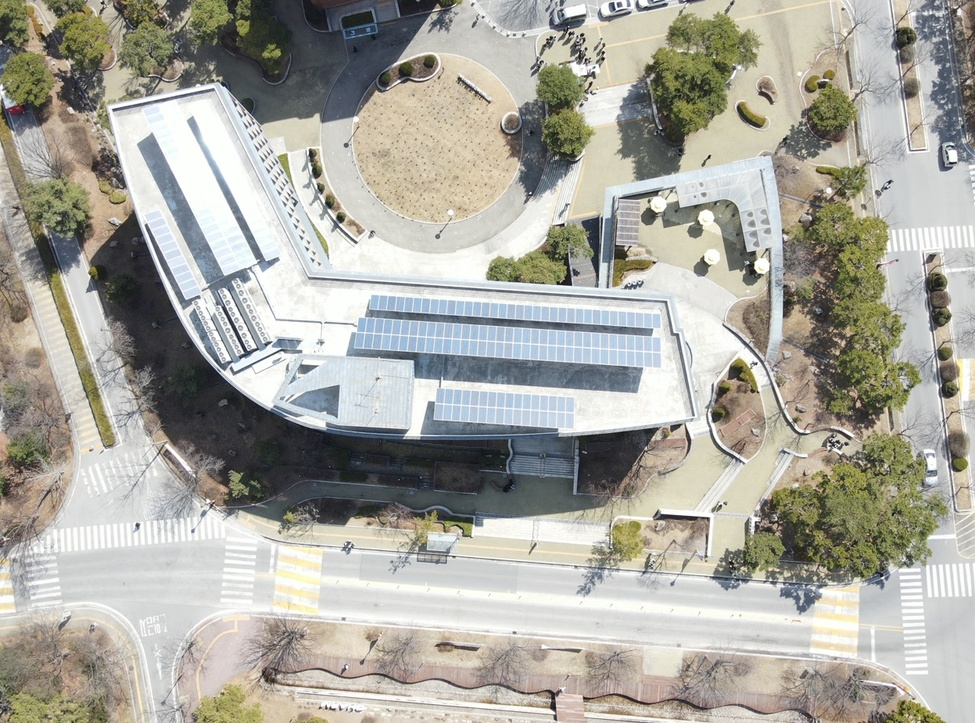
#> input picture lo2.jpg, 975 x 723 px, shrunk from 1247 x 925 before the run, given in place of map.jpg, which was not available
$ python -i my.py   (imports and definitions only)
#> lines starting #> are read from the running program, lines starting #| are printed output that depends on the picture; pictures that were not available may be replaced by others from this repository, and a replacement may not be noted
import cv2
import numpy as np

def my(image_path):
    # 이미지 읽어오기

#> called with image_path = 'lo2.jpg'
    img1 = cv2.imread('map.jpg')
#> img1 is the input picture: shape (723, 975, 3); mean B, G, R 159.3, 168.2, 169.5
    img2 = cv2.imread(image_path)

    # SIFT 검출기 생성
    sift = cv2.SIFT_create()

    # 특징점 검출 및 기술자 계산
    kp1, des1 = sift.detectAndCompute(cv2.cvtColor(img1, cv2.COLOR_BGR2GRAY), None)
#> kp1 = 6097 keypoints; strongest (x, y, size): (709, 157, 2.2), (582, 35, 2.4), (603, 53, 1.9), (586, 49, 1.9)
    kp2, des2 = sift.detectAndCompute(cv2.cvtColor(img2, cv2.COLOR_BGR2GRAY), None)
#> kp2 has the same summary as kp1

    # BFMatcher 객체 생성 및 매칭 수행
    bf = cv2.BFMatcher()
    matches = bf.match(des1, des2)
#> matches = 6097 matches

    # 매칭 결과를 거리 기준으로 오름차순 정렬
    matches = sorted(matches, key=lambda x: x.distance)

    # 좋은 매칭 결과만 선택
    good_matches = matches[:40]
#> good_matches = 40 matches

    # 좋은 매칭 결과 시각화
    result = cv2.drawMatches(img1, kp1, img2, kp2, good_matches, None, flags=2)
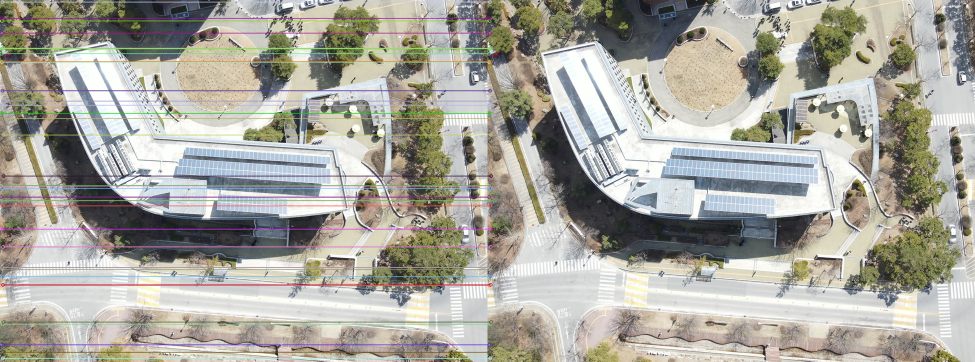
#> result: shape (723, 1950, 3) (shown at 1/2 size); mean B, G, R 158.7, 167.2, 168.9

    # 좋은 매칭 결과 중심 좌표 계산
    points1 = np.zeros((len(good_matches), 2), dtype=np.float32)
#> points1 = 40 pairs, first value 0 to 0, second value 0 to 0
    points2 = np.zeros((len(good_matches), 2), dtype=np.float32)
#> points2 = 40 pairs, first value 0 to 0, second value 0 to 0
    for i, match in enumerate(good_matches):
        points1[i, :] = kp1[match.queryIdx].pt
        points2[i, :] = kp2[match.trainIdx].pt
#> this loop made 40 passes
#> after the loop, points1 = 40 pairs, first value 2.52 to 6.66, second value 3.61 to 716.4; points2 has the same summary as points1
    M, _ = cv2.findHomography(points2, points1, cv2.RANSAC, 5.0)
#> M = [[1, 2.24e-18, -5.66e-15], [5.86e-14, 1, -3.23e-13], [1.52e-16, 2.37e-19, 1]]
    h, w, _ = img2.shape
#> h = 723; w = 975
    pts = np.float32([[0, 0], [0, h - 1], [w - 1, h - 1], [w - 1, 0]]).reshape(-1, 1, 2)
#> pts = [[0, 0], [0, 722], [974, 722], [974, 0]]
    dst = cv2.perspectiveTransform(pts, M)
#> dst = [[-5.66e-15, -3.23e-13], [-4.04e-15, 722], [974, 722], [974, 5.68e-11]]
    dst_x = dst[:,:,0].mean()
#> dst_x = 487
    dst_y = dst[:,:,1].mean()
#> dst_y = 361

    # 가운데 좌표값을 지도 이미지에 표시
    cv2.circle(img1, (int(dst_x), int(dst_y)), 10, (0, 0, 255), -1)

    # 좌표값도 함께 출력
    cv2.putText(img1, f"({int(dst_x)}, {int(dst_y)})", (int(dst_x), int(dst_y) - 20), cv2.FONT_HERSHEY_SIMPLEX, 1, (0, 0, 255), 2)
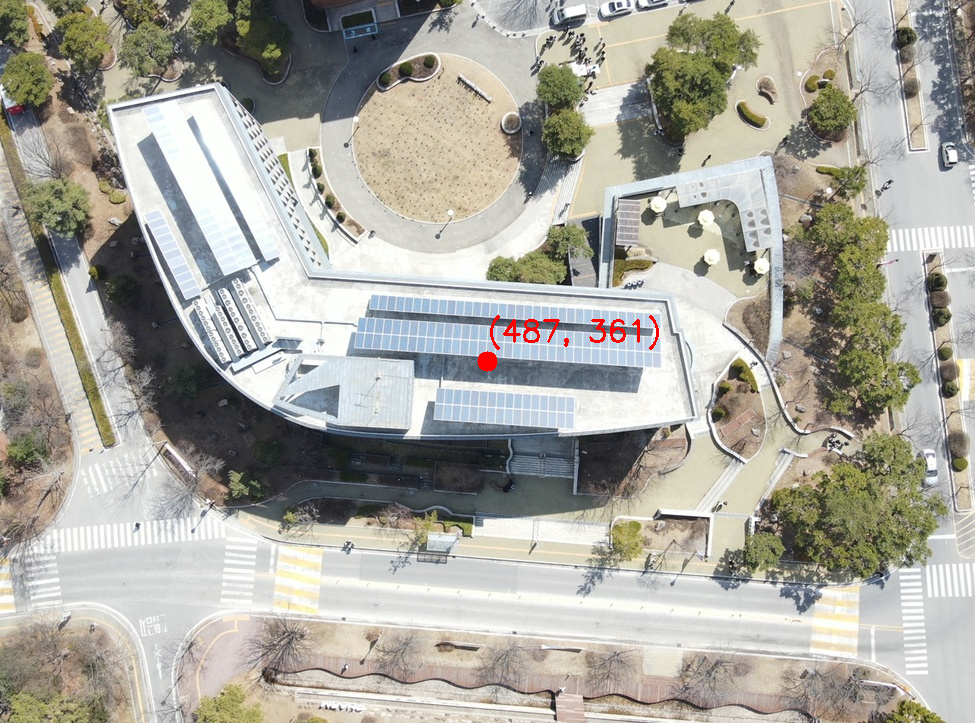
#> img1: shape (723, 975, 3); mean B, G, R 158.9, 167.8, 169.7

    # 결과 출력
    cv2.imshow('result', result)
    key = cv2.waitKey()
#> (key Esc is pressed here)
    if key == 27:
        cv2.imshow('map with center', img1)
        cv2.waitKey()

>>> result = my('lo2.jpg')

$ run again, on lo4.jpg
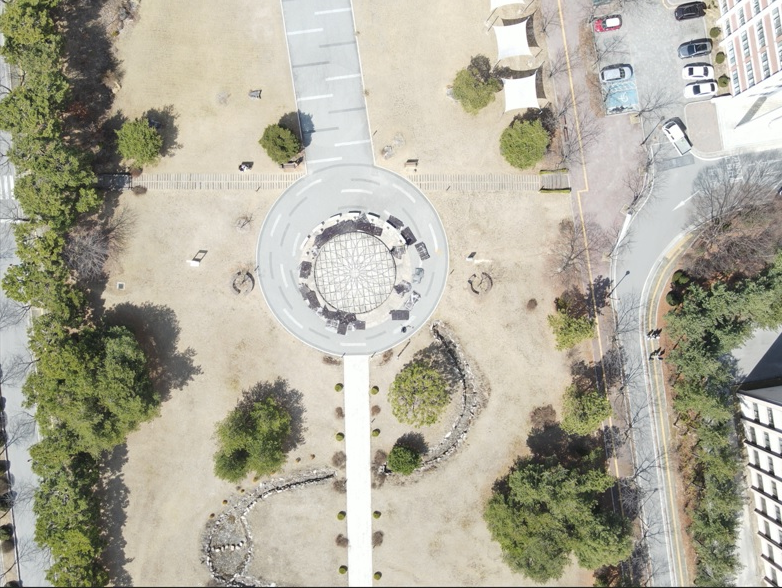
#> input picture lo4.jpg, 782 x 588 px, given in place of map.jpg, which was not available
#> in my, img1 is the input picture: shape (588, 782, 3); mean B, G, R 157, 172.8, 175.8
#> kp1 = 4324 keypoints; strongest (x, y, size): (757, 421, 4.2), (775, 498, 4.5), (696, 90, 4.9), (771, 473, 4.5)
#> kp2 has the same summary as kp1
#> matches = 4324 matches
#> good_matches = 40 matches
#> in my, `result = cv2.drawMatches(img1, kp1, img2, kp2, good_matches, None, fla..`:
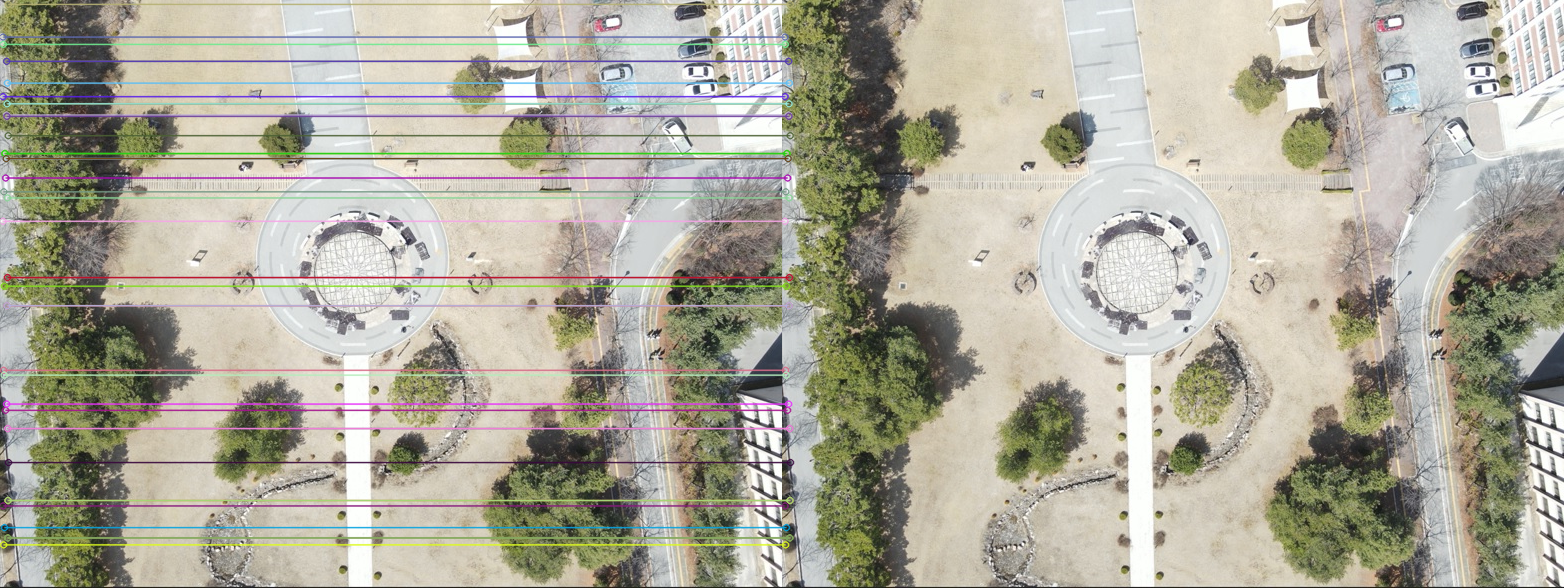
#> result: shape (588, 1564, 3); mean B, G, R 156.3, 171.2, 174.4
#> in my, `points1 = np.zeros((len(good_matches), 2), dtype=np.float32)`: points1 = 40 pairs, first value 0 to 0, second value 0 to 0
#> the loop in my, `for i, match in enumerate(good_matches):` made 40 passes
#> after the loop in my, `for i, match in enumerate(good_matches):`: points1 = 40 pairs, first value 2.44 to 8, second value 3.88 to 544.4; points2 has the same summary as points1
#> M = [[1, 2.54e-18, 2.23e-16], [1.36e-14, 1, -1.84e-13], [5.42e-17, 4.71e-19, 1]]
#> dst = [[2.23e-16, -1.84e-13], [1.71e-15, 587], [781, 587], [781, 1.04e-11]]
#> dst_x = 390.5
#> dst_y = 293.5
#> in my, `cv2.putText(img1, f"({int(dst_x)}, {int(dst_y)})", (int(dst_x), int(ds..`:
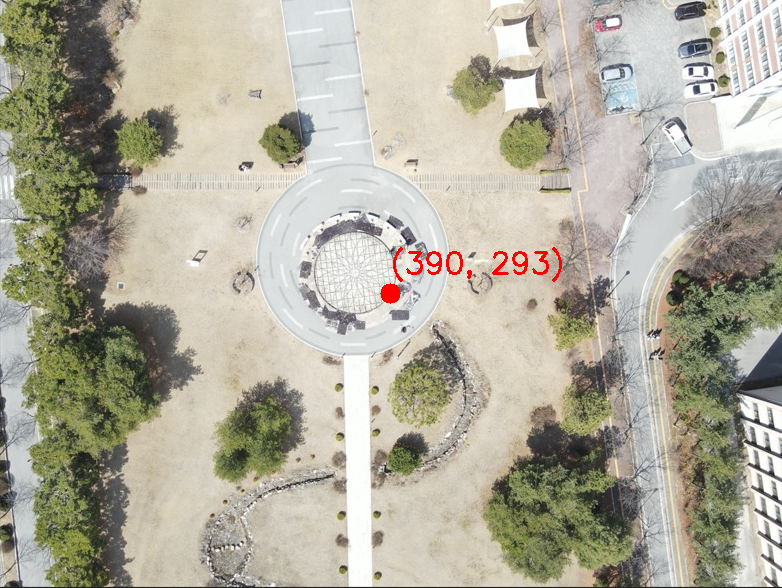
#> img1: shape (588, 782, 3); mean B, G, R 156.3, 172.1, 176

$ run again, on map.jpg
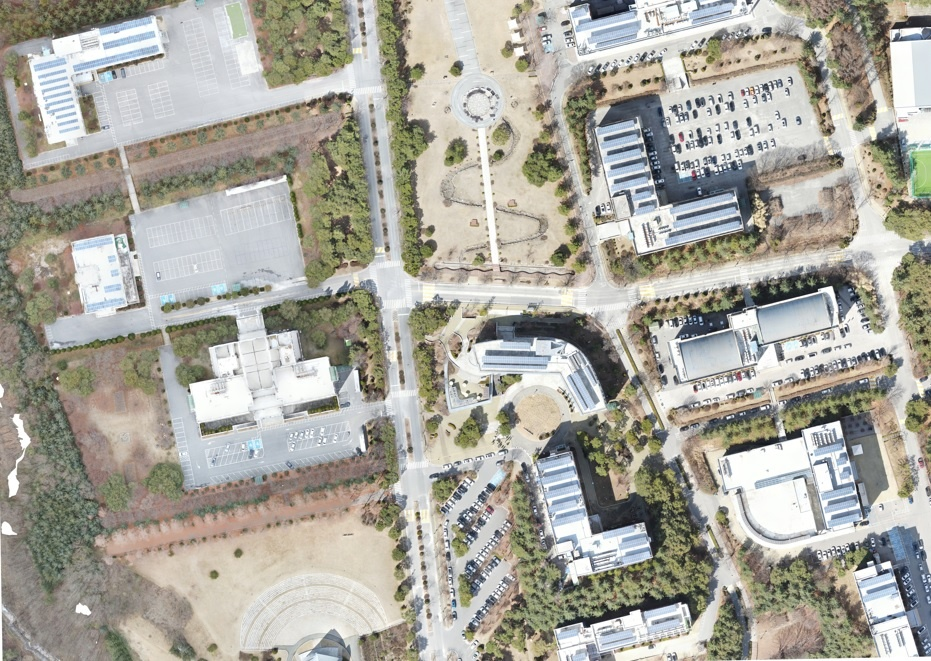
#> input picture map.jpg, 931 x 661 px
#> in my, img1 is the input picture: shape (661, 931, 3); mean B, G, R 157.4, 166.9, 168.9
#> kp1 = 8508 keypoints; strongest (x, y, size): (469, 349, 2.3), (570, 406, 1.8), (887, 565, 5.5), (877, 356, 2.4)
#> kp2 has the same summary as kp1
#> matches = 8508 matches
#> good_matches = 40 matches
#> in my, `result = cv2.drawMatches(img1, kp1, img2, kp2, good_matches, None, fla..`:
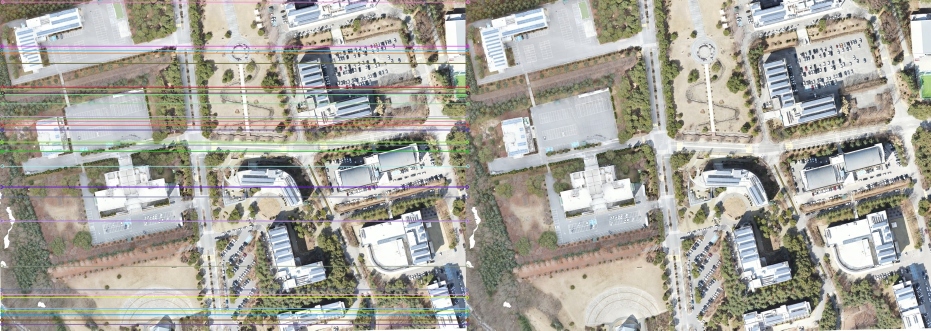
#> result: shape (661, 1862, 3) (shown at 1/2 size); mean B, G, R 156.7, 165.9, 167.9
#> in my, `points1 = np.zeros((len(good_matches), 2), dtype=np.float32)`: points1 = 40 pairs, first value 0 to 0, second value 0 to 0
#> the loop in my, `for i, match in enumerate(good_matches):` made 40 passes
#> after the loop in my, `for i, match in enumerate(good_matches):`: points1 = 40 pairs, first value 2.29 to 5.31, second value 3.7 to 648.2; points2 has the same summary as points1
#> M = [[1, -5.57e-19, 3.04e-15], [-6.34e-14, 1, 1.24e-13], [-4.46e-16, -5.96e-19, 1]]
#> dst = [[3.04e-15, 1.24e-13], [2.68e-15, 660], [930, 660], [930, -5.88e-11]]
#> dst_x = 465
#> dst_y = 330
#> in my, `cv2.putText(img1, f"({int(dst_x)}, {int(dst_y)})", (int(dst_x), int(ds..`:
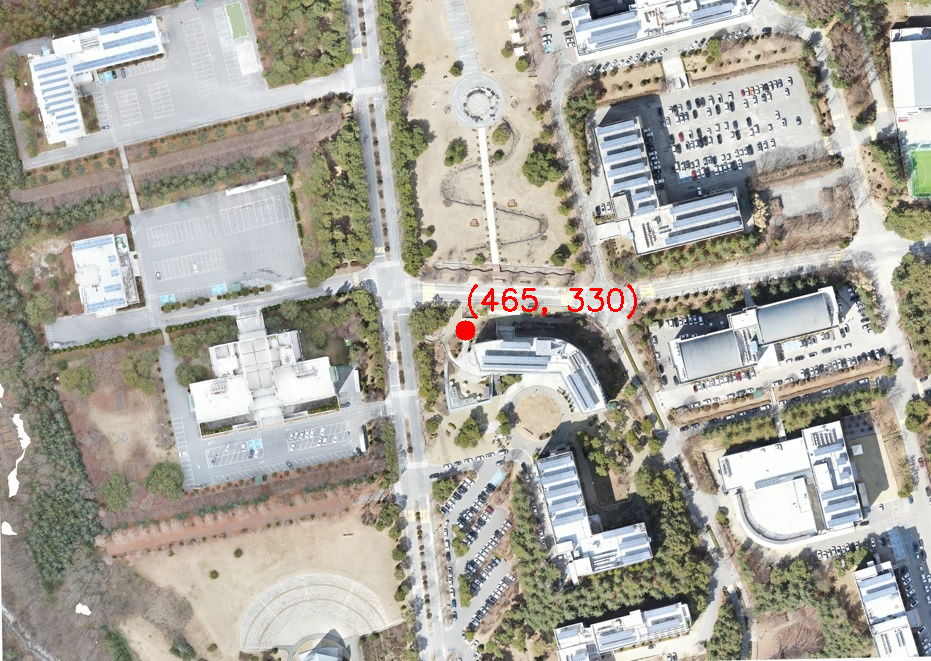
#> img1: shape (661, 931, 3); mean B, G, R 156.9, 166.3, 169
